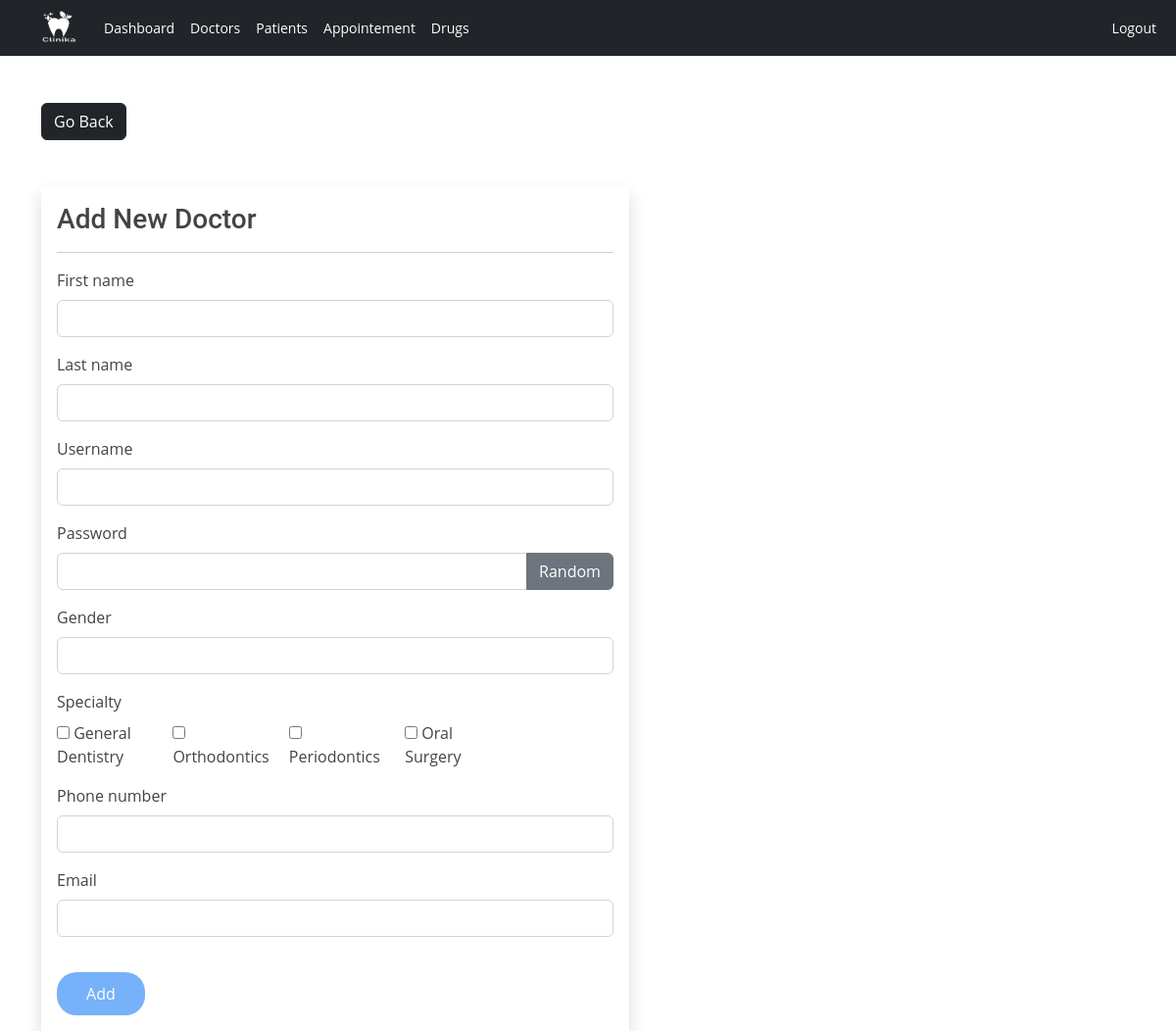
Page /admin/doctor-add.php (signed in) on the committed database.
### tables this page shows
CREATE TABLE `specialties` (
  `specialty_id` int(11) NOT NULL,
  `specialty` varchar(127) NOT NULL
);

### admin/data/specialty.php (called while the page is built, shortened)
<?php
function getAllSpecialties($conn){
   $sql = "SELECT * FROM specialties";
   $stmt = $conn->prepare($sql);
   $stmt->execute();
   if ($stmt->rowCount() >= 1) {
     $specialties = $stmt->fetchAll();
     return $specialties;
   }else {
    return 0;
   }
}

### admin/doctor-add.php (the view, shortened to what this page needs)
<?php
if (
  isset($_SESSION['admin_id']) &&
  isset($_SESSION['role'])
) {
  if ($_SESSION['role'] == 'Admin') {
    include "../DB_connection.php";
    include "data/specialty.php";
    $specialities = getAllSpecialties($conn);
    $fname = '';
    $lname = '';
    $uname = '';
    $gender = '';
    $doctor_phone = '';
    $doctor_email = '';
?>
    <!DOCTYPE html>
    <html>
    <head>
      <link rel="stylesheet" href="https://cdn.jsdelivr.net/npm/bootstrap@5.2.0/dist/css/bootstrap.min.css">
      <link rel="stylesheet" href="../css/style.css">
      <link rel="stylesheet" href="https://cdnjs.cloudflare.com/ajax/libs/font-awesome/4.7.0/css/font-awesome.min.css">
    </head>
    <body>
      <?php
      include "inc/navbar.php";
      ?>
      <div class="container mt-5">
        <a href="doctor.php" class="btn btn-dark">Go Back</a>
        <form name="f" id="f" method="post" class="shadow p-3 mt-5 form-w">
          <h3>Add New Doctor</h3>
          <hr>
          <div class="mb-3">
            <label class="form-label">First name</label>
            <input type="text" class="form-control" value="<?= $fname ?>" name="fname" id="fname">
          </div>
          <div class="mb-3">
            <label class="form-label">Last name</label>
            <input type="text" class="form-control" value="<?= $lname ?>" name="lname" id="lname">
          </div>
          <div class="mb-3">
            <label class="form-label">Username</label>
            <input type="text" class="form-control" value="<?= $uname ?>" name="username" id="username">
          </div>
          <div class="mb-3">
            <label class="form-label">Password</label>
            <div class="input-group mb-3">
              <input type="text" class="form-control" name="pass" id="pass">
              <button class="btn btn-secondary" id="gBtn">
                Random</button>
            </div>
            <div class="mb-3">
              <label class="form-label">Gender</label>
              <input type="text" class="form-control" value="<?= $gender ?>" name="gender" id="gender">
            </div>
          </div>
          <div class="mb-3">
            <label class="form-label">Specialty</label>
            <div class="row row-cols-5">
              <?php foreach ($specialities as $specialty) : ?>
                <div class="col">
                  <input type="checkbox" name="specialties[]" id="specialties[]" value="<?= $specialty['specialty_id'] ?>">
                  <?= $specialty['specialty'] ?>
                </div>
              <?php endforeach ?>
            </div>
          </div>
          <div class="mb-3">
            <label class="form-label">Phone number</label>
            <input type="text" class="form-control" value="<?= $doctor_phone ?>" name="doctor_phone" id="doctor_phone">
          </div>
          <div class="mb-3">
            <label class="form-label">Email</label>
            <input type="text" class="form-control" value="<?= $doctor_email ?>" name="doctor_email" id="doctor_email">
          </div>
          <button type="submit" value="submit" class="btn btn-primary" id="submit ">Add</button>
        </form>
      </div>
    </body>
    </html>
<?php
  } else {
    header("Location: ../login.php");
    exit;
  }
} else {
  header("Location: ../login.php");
  exit;
}
?>

### assets/css/style.css (style rules this page uses)
.form-w { max-width: 600px; width: 100%; }
body { font-family: "Open Sans", sans-serif; color: #444; }
a { color: #4fa6d5; text-decoration: none; }
h1, h2, h3, h4, h5, h6, .font-primary { font-family: "Roboto", sans-serif; }
::placeholder { color: #cac7ff; }
form button[type="submit"] { background-color: #76b1f9; color: #fff; padding: 10px 30px; border: none; border-radius: 20px; cursor: pointer; font-size: 16px; margin-top: 20px; }

### rows in the picture
specialties: specialty "General Dentistry"
specialties: specialty "Orthodontics"
specialties: specialty "Periodontics"
specialties: specialty "Oral Surgery"
